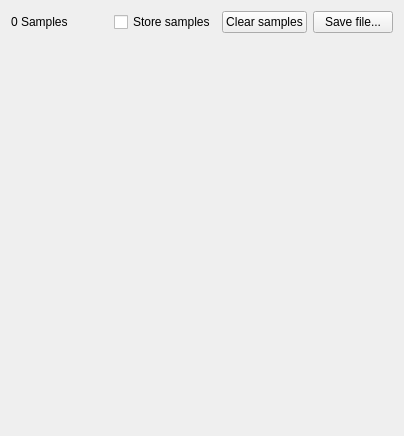
              <widget class="QWidget" name="tab_10">
               <attribute name="title">
                <string>MagCal</string>
               </attribute>
               <layout class="QVBoxLayout" name="verticalLayout_14">
                <item>
                 <layout class="QHBoxLayout" name="horizontalLayout_14">
                  <item>
                   <widget class="QLabel" name="magCalSampleLabel">
                    <property name="text">
                     <string>0 Samples</string>
                    </property>
                   </widget>
                  </item>
                  <item>
                   <spacer name="horizontalSpacer_3">
                    <property name="orientation">
                     <enum>Qt::Horizontal</enum>
                    </property>
                    <property name="sizeHint" stdset="0">
                     <size>
                      <width>40</width>
                      <height>20</height>
                     </size>
                    </property>
                   </spacer>
                  </item>
                  <item>
                   <widget class="QCheckBox" name="storeMagBox">
                    <property name="text">
                     <string>Store samples</string>
                    </property>
                   </widget>
                  </item>
                  <item>
                   <widget class="QPushButton" name="clearSampleButton">
                    <property name="text">
                     <string>Clear samples</string>
                    </property>
                   </widget>
                  </item>
                  <item>
                   <widget class="QPushButton" name="saveMagButton">
                    <property name="text">
                     <string>Save file...</string>
                    </property>
                   </widget>
                  </item>
                 </layout>
                </item>
                <item>
                 <spacer name="verticalSpacer_5">
                  <property name="orientation">
                   <enum>Qt::Vertical</enum>
                  </property>
                  <property name="sizeHint" stdset="0">
                   <size>
                    <width>20</width>
                    <height>392</height>
                   </size>
                  </property>
                 </spacer>
                </item>
               </layout>
              </widget>
